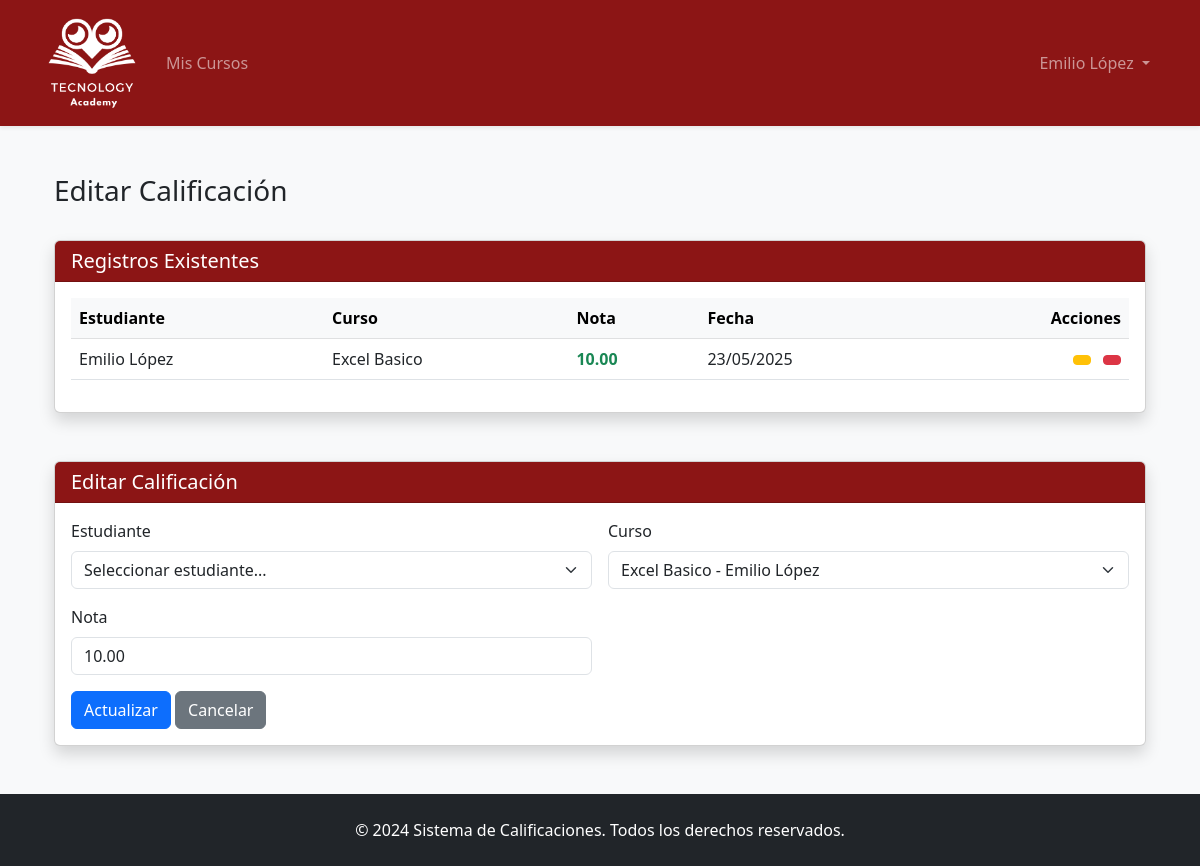
Page /gestion-calificaciones/editar/4/ (signed in) on the earlier database version.
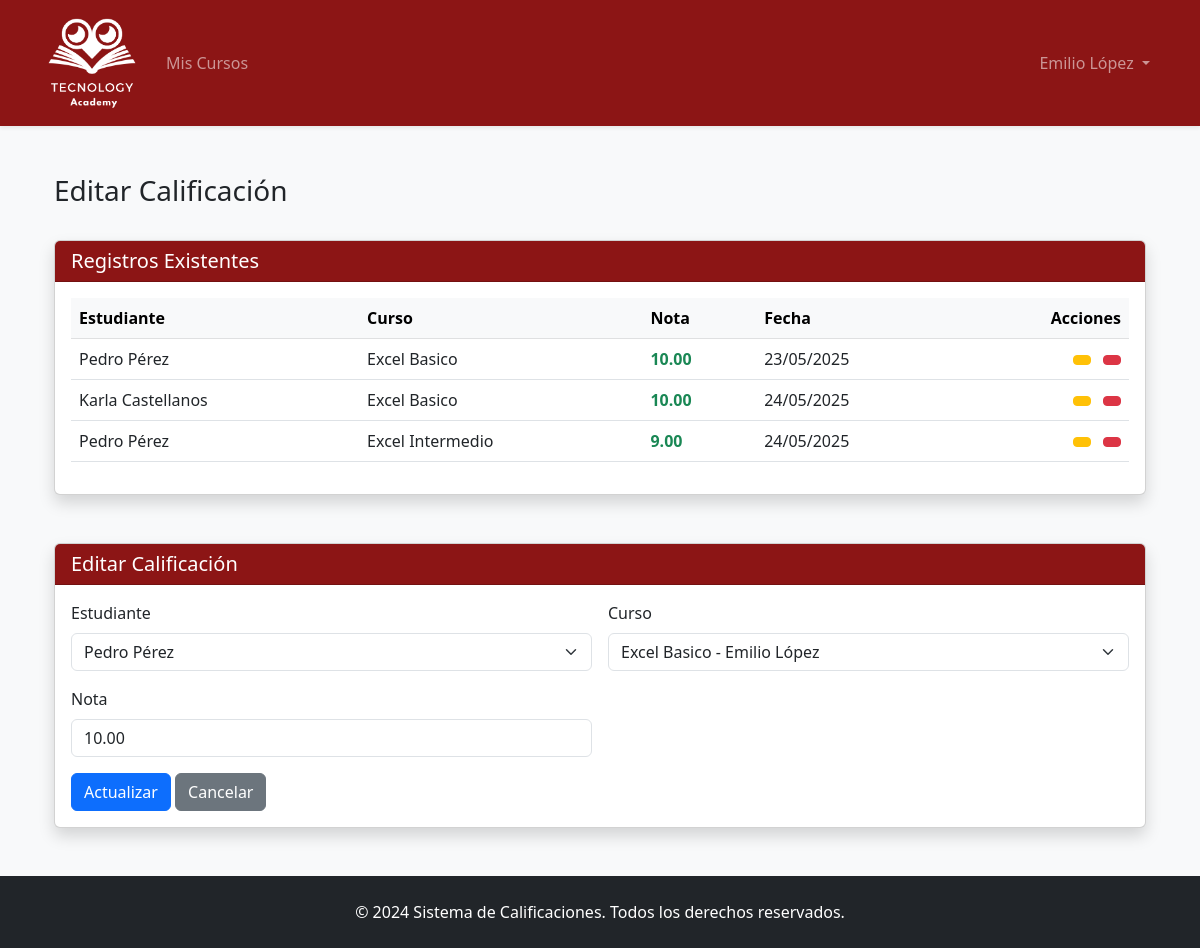
Same page on the later database version.
### calificaciones/models.py (models this page shows)
class Calificacion(models.Model):
    estudiante = models.ForeignKey(UsuarioPersonalizado, on_delete=models.CASCADE)
    curso = models.ForeignKey(Curso, on_delete=models.CASCADE)
    nota = models.DecimalField(max_digits=5, decimal_places=2)
    fecha = models.DateField(auto_now_add=True)

class UsuarioPersonalizado(AbstractUser):
    ROLES = (
        ('E', 'Estudiante'),
        ('P', 'Profesor'),
        ('A', 'Administrador'),
    )
    rol = models.CharField(max_length=1, choices=ROLES, default='E')

class Curso(models.Model):
    nombre = models.CharField(max_length=100)
    codigo = models.CharField(max_length=10, unique=True)
    profesor = models.ForeignKey(UsuarioPersonalizado, on_delete=models.SET_NULL, null=True)

### calificaciones/views.py (the view, shortened to what this page needs)
# urls.py: path('gestion-calificaciones/', views.gestion_calificaciones, name='gestion_calificaciones'),
@login_required
def gestion_calificaciones(request, calificacion_id=None):
    if request.user.rol not in ['P']:
        messages.error(request, 'Acceso restringido a profesores')
        return redirect('dashboard')
    editar = False
    instance = None
    cursos = Curso.objects.all()
    if request.user.rol == 'P':
        cursos = cursos.filter(profesor=request.user)
    estudiantes = UsuarioPersonalizado.objects.filter(rol='E') if request.user.rol == 'P' else None
    calificaciones = Calificacion.objects.filter(curso__profesor=request.user) if request.user.rol == 'P' else Calificacion.objects.all()
    calificaciones = calificaciones.select_related('curso', 'estudiante')
    if calificacion_id:
        instance = get_object_or_404(Calificacion, id=calificacion_id)
        editar = True
        if request.user.rol == 'P' and instance.curso.profesor != request.user:
            messages.error(request, 'No tienes permiso para editar esta calificación')
            return redirect('gestion_calificaciones')
    context = {
        'editar': editar,
        'cursos': cursos,
        'estudiantes': estudiantes,
        'calificaciones': calificaciones,
        'form': instance
    }
    return render(request, 'gestion_calificaciones.html', context)

### templates/gestion_calificaciones.html (shortened to what the changed rows need)
{% extends 'base.html' %}
{% load static %}
{% block content %}
<div class="container mt-4">
    <div class="card shadow mb-5">
        <div class="card-body">
            <div class="table-responsive">
                <table class="table table-hover align-middle">
                    <thead class="table-light">
                        <tr>
                            {% if user.rol == 'P' %}<th>Estudiante</th>{% endif %}
                            <th>Curso</th>
                            <th>Nota</th>
                            <th>Fecha</th>
                            <th class="text-end">Acciones</th>
                        </tr>
                    </thead>
                    <tbody>
                        {% for calificacion in calificaciones %}
                        <tr>
                            {% if user.rol == 'P' %}
                            <td>{{ calificacion.estudiante.get_full_name }}</td>
                            {% endif %}
                            <td>{{ calificacion.curso.nombre }}</td>
                            <td class="fw-bold {% if calificacion.nota >= 6.0 %}text-success{% else %}text-danger{% endif %}">
                                {{ calificacion.nota }}
                            </td>
                            <td>{{ calificacion.fecha|date:"d/m/Y" }}</td>
                            <td class="text-end">
                                <a href="{% url 'editar_calificacion' calificacion.id %}"
                                   class="btn btn-sm btn-warning me-2"
                                   data-bs-toggle="tooltip"
                                   title="Editar">
                                </a>
                                <form method="post"
                                      action="{% url 'eliminar_calificacion' calificacion.id %}"
                                      class="d-inline">
                                    <button type="submit"
                                            class="btn btn-sm btn-danger"
                                            data-bs-toggle="tooltip"
                                            title="Eliminar"
                                            onclick="return confirm('¿Está seguro de eliminar esta calificación?')">
                                    </button>
                                </form>
                            </td>
                        </tr>
                        {% endfor %}
                    </tbody>
                </table>
            </div>
        </div>
    </div>
    {% if request.GET.nueva or editar %}
    <div class="card shadow">
        <div class="card-header bg-dark-red text-white">
            <h5 class="mb-0">
                {% if editar %}Editar{% else %}Nueva{% endif %} Calificación
            </h5>
        </div>
        <div class="card-body">
            <form method="post">
                <div class="row g-3">
                    {% if user.rol == 'P' %}
                    <div class="col-md-6">
                        <label class="form-label">Estudiante</label>
                        <select class="form-select" name="estudiante" required>
                            <option value="">Seleccionar estudiante...</option>
                            {% for estudiante in estudiantes %}
                            <option value="{{ estudiante.id }}"
                                {% if form.estudiante.id == estudiante.id %}selected{% endif %}>
                                {{ estudiante.get_full_name }}
                            </option>
                            {% endfor %}
                        </select>
                    </div>
                    {% endif %}
                    <div class="col-md-6">
                        <label class="form-label">Curso</label>
                        <select class="form-select" name="curso" required>
                            {% for curso in cursos %}
                            <option value="{{ curso.id }}"
                                {% if form.curso.id == curso.id %}selected{% endif %}>
                                {{ curso.nombre }}
                                {% if curso.profesor %}
                                - {{ curso.profesor.get_full_name }}
                                {% endif %}
                            </option>
                            {% endfor %}
                        </select>
                    </div>
                    <div class="col-md-6">
                        <label class="form-label">Nota</label>
                        <input type="number"
                               class="form-control"
                               name="nota"
                               step="0.01"
                               min="0"
                               max="10"
                               value="{{ form.nota|default_if_none:'' }}"
                               required
                               placeholder="Ej: 8.5">
                    </div>
                    <div class="col-12">
                        <button type="submit" class="btn btn-primary">
                            {% if editar %}Actualizar{% else %}Guardar{% endif %}
                        </button>
                        {% if editar %}
                        <a href="{% url 'gestion_calificaciones' %}" class="btn btn-secondary">
                             Cancelar
                        </a>
                        {% endif %}
                    </div>
                </div>
            </form>
        </div>
    </div>
    {% endif %}
</div>
{% endblock %}

Differences in the rows shown:
changed Calificacion "Excel Basico - Emilio López": estudiante.get_full_name "Emilio López" → "Pedro Pérez"; estudiante (not shown) → "Pedro Pérez"
added Calificacion: estudiante.get_full_name "Karla Castellanos", curso.nombre "Excel Basico", nota "10.00", fecha "24/05/2025"
added Calificacion: estudiante.get_full_name "Pedro Pérez", curso.nombre "Excel Intermedio", nota "9.00", fecha "24/05/2025"
Other differences:
form field estudiante: "Seleccionar estudiante..." → (not shown)
